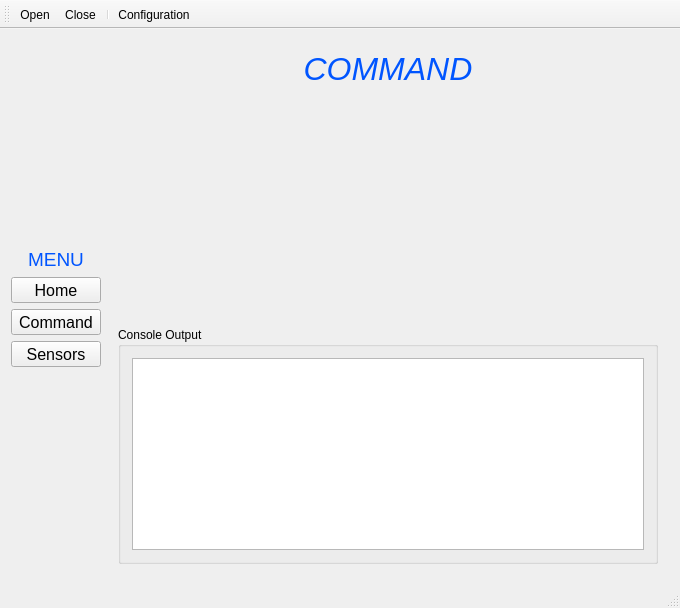
<?xml version="1.0" encoding="UTF-8"?>
<ui version="4.0">
 <class>MainWindow</class>
 <widget class="QMainWindow" name="MainWindow">
  <property name="geometry">
   <rect>
    <x>0</x>
    <y>0</y>
    <width>680</width>
    <height>608</height>
   </rect>
  </property>
  <property name="windowTitle">
   <string/>
  </property>
  <property name="windowIcon">
   <iconset resource="images.qrc">
    <normaloff>:/images/robot.jpg</normaloff>:/images/robot.jpg</iconset>
  </property>
  <widget class="QWidget" name="centralWidget">
   <layout class="QHBoxLayout" name="horizontalLayout_4">
    <item>
     <layout class="QVBoxLayout" name="verticalLayout">
      <item>
       <spacer name="verticalSpacer_4">
        <property name="orientation">
         <enum>Qt::Vertical</enum>
        </property>
        <property name="sizeHint" stdset="0">
         <size>
          <width>20</width>
          <height>10</height>
         </size>
        </property>
       </spacer>
      </item>
      <item>
       <widget class="QLabel" name="label_menu">
        <property name="font">
         <font>
          <pointsize>14</pointsize>
         </font>
        </property>
        <property name="styleSheet">
         <string notr="true">color: rgb(0, 85, 255);</string>
        </property>
        <property name="text">
         <string>MENU</string>
        </property>
        <property name="alignment">
         <set>Qt::AlignCenter</set>
        </property>
       </widget>
      </item>
      <item>
       <widget class="QToolButton" name="btn_home">
        <property name="minimumSize">
         <size>
          <width>90</width>
          <height>0</height>
         </size>
        </property>
        <property name="font">
         <font>
          <pointsize>12</pointsize>
         </font>
        </property>
        <property name="text">
         <string>Home</string>
        </property>
        <property name="icon">
         <iconset resource="images.qrc">
          <normaloff>:/images/home.png</normaloff>:/images/home.png</iconset>
        </property>
        <property name="iconSize">
         <size>
          <width>50</width>
          <height>50</height>
         </size>
        </property>
        <property name="popupMode">
         <enum>QToolButton::DelayedPopup</enum>
        </property>
        <property name="toolButtonStyle">
         <enum>Qt::ToolButtonTextUnderIcon</enum>
        </property>
       </widget>
      </item>
      <item>
       <widget class="QToolButton" name="btn_cmd">
        <property name="font">
         <font>
          <pointsize>12</pointsize>
         </font>
        </property>
        <property name="text">
         <string>Command</string>
        </property>
        <property name="icon">
         <iconset resource="images.qrc">
          <normaloff>:/images/move.png</normaloff>:/images/move.png</iconset>
        </property>
        <property name="iconSize">
         <size>
          <width>50</width>
          <height>50</height>
         </size>
        </property>
        <property name="toolButtonStyle">
         <enum>Qt::ToolButtonTextUnderIcon</enum>
        </property>
       </widget>
      </item>
      <item>
       <widget class="QToolButton" name="btn_sensor">
        <property name="minimumSize">
         <size>
          <width>90</width>
          <height>0</height>
         </size>
        </property>
        <property name="font">
         <font>
          <pointsize>12</pointsize>
         </font>
        </property>
        <property name="text">
         <string>Sensors</string>
        </property>
        <property name="icon">
         <iconset resource="images.qrc">
          <normaloff>:/images/compass.png</normaloff>:/images/compass.png</iconset>
        </property>
        <property name="iconSize">
         <size>
          <width>50</width>
          <height>50</height>
         </size>
        </property>
        <property name="toolButtonStyle">
         <enum>Qt::ToolButtonTextUnderIcon</enum>
        </property>
       </widget>
      </item>
      <item>
       <spacer name="verticalSpacer_3">
        <property name="orientation">
         <enum>Qt::Vertical</enum>
        </property>
        <property name="sizeHint" stdset="0">
         <size>
          <width>20</width>
          <height>10</height>
         </size>
        </property>
       </spacer>
      </item>
     </layout>
    </item>
    <item>
     <widget class="QStackedWidget" name="view">
      <property name="currentIndex">
       <number>1</number>
      </property>
      <widget class="QWidget" name="page_3">
       <layout class="QVBoxLayout" name="verticalLayout_4">
        <item>
         <layout class="QHBoxLayout" name="horizontalLayout_5">
          <item>
           <spacer name="horizontalSpacer_3">
            <property name="orientation">
             <enum>Qt::Horizontal</enum>
            </property>
            <property name="sizeHint" stdset="0">
             <size>
              <width>40</width>
              <height>20</height>
             </size>
            </property>
           </spacer>
          </item>
          <item>
           <widget class="QLabel" name="label_home_1">
            <property name="minimumSize">
             <size>
              <width>300</width>
              <height>0</height>
             </size>
            </property>
            <property name="maximumSize">
             <size>
              <width>16777215</width>
              <height>40</height>
             </size>
            </property>
            <property name="font">
             <font>
              <pointsize>24</pointsize>
              <italic>true</italic>
             </font>
            </property>
            <property name="styleSheet">
             <string notr="true">color: rgb(0, 85, 255);</string>
            </property>
            <property name="text">
             <string>MobileRobot - Home</string>
            </property>
            <property name="alignment">
             <set>Qt::AlignCenter</set>
            </property>
           </widget>
          </item>
          <item>
           <spacer name="horizontalSpacer_4">
            <property name="orientation">
             <enum>Qt::Horizontal</enum>
            </property>
            <property name="sizeHint" stdset="0">
             <size>
              <width>40</width>
              <height>20</height>
             </size>
            </property>
           </spacer>
          </item>
         </layout>
        </item>
        <item>
         <widget class="QLabel" name="img_home">
          <property name="maximumSize">
           <size>
            <width>16777215</width>
            <height>16777215</height>
           </size>
          </property>
          <property name="styleSheet">
           <string notr="true"/>
          </property>
          <property name="text">
           <string/>
          </property>
          <property name="pixmap">
           <pixmap resource="images.qrc">:/images/robot_ico.png</pixmap>
          </property>
          <property name="scaledContents">
           <bool>true</bool>
          </property>
          <property name="alignment">
           <set>Qt::AlignCenter</set>
          </property>
         </widget>
        </item>
        <item>
         <layout class="QHBoxLayout" name="horizontalLayout_6">
          <item>
           <spacer name="horizontalSpacer_5">
            <property name="orientation">
             <enum>Qt::Horizontal</enum>
            </property>
            <property name="sizeHint" stdset="0">
             <size>
              <width>40</width>
              <height>20</height>
             </size>
            </property>
           </spacer>
          </item>
          <item>
           <widget class="QLabel" name="label_home_2">
            <property name="maximumSize">
             <size>
              <width>16777215</width>
              <height>25</height>
             </size>
            </property>
            <property name="font">
             <font>
              <pointsize>16</pointsize>
             </font>
            </property>
            <property name="styleSheet">
             <string notr="true"/>
            </property>
            <property name="text">
             <string>v.0.1.0</string>
            </property>
            <property name="alignment">
             <set>Qt::AlignCenter</set>
            </property>
           </widget>
          </item>
         </layout>
        </item>
        <item>
         <layout class="QHBoxLayout" name="horizontalLayout_7">
          <item>
           <spacer name="horizontalSpacer_7">
            <property name="orientation">
             <enum>Qt::Horizontal</enum>
            </property>
            <property name="sizeHint" stdset="0">
             <size>
              <width>40</width>
              <height>20</height>
             </size>
            </property>
           </spacer>
          </item>
          <item>
           <widget class="QLabel" name="label_home_3">
            <property name="maximumSize">
             <size>
              <width>16777215</width>
              <height>25</height>
             </size>
            </property>
            <property name="font">
             <font>
              <pointsize>16</pointsize>
             </font>
            </property>
            <property name="styleSheet">
             <string notr="true"/>
            </property>
            <property name="text">
             <string>Developped by @mof - 2016</string>
            </property>
            <property name="alignment">
             <set>Qt::AlignCenter</set>
            </property>
           </widget>
          </item>
         </layout>
        </item>
       </layout>
      </widget>
      <widget class="QWidget" name="page">
       <layout class="QVBoxLayout" name="verticalLayout_3">
        <item>
         <layout class="QHBoxLayout" name="horizontalLayout_8">
          <item>
           <spacer name="horizontalSpacer_6">
            <property name="orientation">
             <enum>Qt::Horizontal</enum>
            </property>
            <property name="sizeHint" stdset="0">
             <size>
              <width>40</width>
              <height>20</height>
             </size>
            </property>
           </spacer>
          </item>
          <item>
           <widget class="QLabel" name="label_home_4">
            <property name="minimumSize">
             <size>
              <width>180</width>
              <height>0</height>
             </size>
            </property>
            <property name="maximumSize">
             <size>
              <width>16777215</width>
              <height>40</height>
             </size>
            </property>
            <property name="font">
             <font>
              <pointsize>24</pointsize>
              <italic>true</italic>
             </font>
            </property>
            <property name="styleSheet">
             <string notr="true">color: rgb(0, 85, 255);</string>
            </property>
            <property name="text">
             <string>COMMAND</string>
            </property>
            <property name="alignment">
             <set>Qt::AlignCenter</set>
            </property>
           </widget>
          </item>
          <item>
           <spacer name="horizontalSpacer_8">
            <property name="orientation">
             <enum>Qt::Horizontal</enum>
            </property>
            <property name="sizeHint" stdset="0">
             <size>
              <width>40</width>
              <height>20</height>
             </size>
            </property>
           </spacer>
          </item>
         </layout>
        </item>
        <item>
         <spacer name="verticalSpacer_2">
          <property name="orientation">
           <enum>Qt::Vertical</enum>
          </property>
          <property name="sizeHint" stdset="0">
           <size>
            <width>17</width>
            <height>37</height>
           </size>
          </property>
         </spacer>
        </item>
        <item>
         <layout class="QHBoxLayout" name="horizontalLayout">
          <item>
           <widget class="QLabel" name="direction_up">
            <property name="maximumSize">
             <size>
              <width>100</width>
              <height>100</height>
             </size>
            </property>
            <property name="styleSheet">
             <string notr="true"/>
            </property>
            <property name="text">
             <string/>
            </property>
            <property name="pixmap">
             <pixmap resource="images.qrc">:/images/up.png</pixmap>
            </property>
            <property name="scaledContents">
             <bool>true</bool>
            </property>
            <property name="alignment">
             <set>Qt::AlignCenter</set>
            </property>
           </widget>
          </item>
         </layout>
        </item>
        <item>
         <layout class="QHBoxLayout" name="horizontalLayout_3">
          <item>
           <spacer name="horizontalSpacer">
            <property name="orientation">
             <enum>Qt::Horizontal</enum>
            </property>
            <property name="sizeHint" stdset="0">
             <size>
              <width>40</width>
              <height>20</height>
             </size>
            </property>
           </spacer>
          </item>
          <item>
           <widget class="QLabel" name="direction_left">
            <property name="maximumSize">
             <size>
              <width>100</width>
              <height>100</height>
             </size>
            </property>
            <property name="text">
             <string/>
            </property>
            <property name="pixmap">
             <pixmap resource="images.qrc">:/images/left.png</pixmap>
            </property>
            <property name="scaledContents">
             <bool>true</bool>
            </property>
           </widget>
          </item>
          <item>
           <widget class="QLabel" name="img_car">
            <property name="text">
             <string/>
            </property>
            <property name="pixmap">
             <pixmap resource="images.qrc">:/images/car.png</pixmap>
            </property>
            <property name="alignment">
             <set>Qt::AlignCenter</set>
            </property>
           </widget>
          </item>
          <item>
           <widget class="QLabel" name="direction_right">
            <property name="maximumSize">
             <size>
              <width>100</width>
              <height>100</height>
             </size>
            </property>
            <property name="text">
             <string/>
            </property>
            <property name="pixmap">
             <pixmap resource="images.qrc">:/images/right.png</pixmap>
            </property>
            <property name="scaledContents">
             <bool>true</bool>
            </property>
           </widget>
          </item>
          <item>
           <spacer name="horizontalSpacer_2">
            <property name="orientation">
             <enum>Qt::Horizontal</enum>
            </property>
            <property name="sizeHint" stdset="0">
             <size>
              <width>40</width>
              <height>20</height>
             </size>
            </property>
           </spacer>
          </item>
         </layout>
        </item>
        <item>
         <layout class="QHBoxLayout" name="horizontalLayout_2">
          <item>
           <widget class="QLabel" name="direction_down">
            <property name="maximumSize">
             <size>
              <width>100</width>
              <height>100</height>
             </size>
            </property>
            <property name="layoutDirection">
             <enum>Qt::LeftToRight</enum>
            </property>
            <property name="text">
             <string/>
            </property>
            <property name="pixmap">
             <pixmap resource="images.qrc">:/images/down.png</pixmap>
            </property>
            <property name="scaledContents">
             <bool>true</bool>
            </property>
            <property name="alignment">
             <set>Qt::AlignCenter</set>
            </property>
           </widget>
          </item>
         </layout>
        </item>
        <item>
         <spacer name="verticalSpacer">
          <property name="orientation">
           <enum>Qt::Vertical</enum>
          </property>
          <property name="sizeHint" stdset="0">
           <size>
            <width>17</width>
            <height>37</height>
           </size>
          </property>
         </spacer>
        </item>
        <item>
         <widget class="QGroupBox" name="groupBox">
          <property name="title">
           <string>Console Output</string>
          </property>
          <layout class="QVBoxLayout" name="verticalLayout_2">
           <item>
            <widget class="QTextEdit" name="console">
             <property name="maximumSize">
              <size>
               <width>16777215</width>
               <height>200</height>
              </size>
             </property>
             <property name="focusPolicy">
              <enum>Qt::NoFocus</enum>
             </property>
             <property name="readOnly">
              <bool>true</bool>
             </property>
            </widget>
           </item>
          </layout>
         </widget>
        </item>
       </layout>
      </widget>
      <widget class="QWidget" name="page_2">
       <layout class="QVBoxLayout" name="verticalLayout_8">
        <item>
         <layout class="QHBoxLayout" name="horizontalLayout_9" stretch="0,0,0">
          <property name="sizeConstraint">
           <enum>QLayout::SetDefaultConstraint</enum>
          </property>
          <item>
           <spacer name="horizontalSpacer_9">
            <property name="orientation">
             <enum>Qt::Horizontal</enum>
            </property>
            <property name="sizeType">
             <enum>QSizePolicy::Expanding</enum>
            </property>
            <property name="sizeHint" stdset="0">
             <size>
              <width>40</width>
              <height>20</height>
             </size>
            </property>
           </spacer>
          </item>
          <item>
           <widget class="QLabel" name="label_home_5">
            <property name="minimumSize">
             <size>
              <width>180</width>
              <height>0</height>
             </size>
            </property>
            <property name="maximumSize">
             <size>
              <width>16777215</width>
              <height>40</height>
             </size>
            </property>
            <property name="font">
             <font>
              <pointsize>24</pointsize>
              <italic>true</italic>
             </font>
            </property>
            <property name="styleSheet">
             <string notr="true">color: rgb(0, 85, 255);</string>
            </property>
            <property name="text">
             <string>Sensors</string>
            </property>
            <property name="alignment">
             <set>Qt::AlignCenter</set>
            </property>
           </widget>
          </item>
          <item>
           <spacer name="horizontalSpacer_10">
            <property name="orientation">
             <enum>Qt::Horizontal</enum>
            </property>
            <property name="sizeType">
             <enum>QSizePolicy::Expanding</enum>
            </property>
            <property name="sizeHint" stdset="0">
             <size>
              <width>40</width>
              <height>20</height>
             </size>
            </property>
           </spacer>
          </item>
         </layout>
        </item>
        <item>
         <layout class="QHBoxLayout" name="horizontalLayout_10">
          <item>
           <layout class="QVBoxLayout" name="verticalLayout_5">
            <item>
             <widget class="QCustomPlot" name="plotAccelerometer" native="true">
              <property name="minimumSize">
               <size>
                <width>0</width>
                <height>200</height>
               </size>
              </property>
             </widget>
            </item>
            <item>
             <widget class="QLabel" name="label_2">
              <property name="maximumSize">
               <size>
                <width>16777215</width>
                <height>20</height>
               </size>
              </property>
              <property name="text">
               <string>Accelerometer</string>
              </property>
              <property name="alignment">
               <set>Qt::AlignCenter</set>
              </property>
             </widget>
            </item>
           </layout>
          </item>
          <item>
           <layout class="QVBoxLayout" name="verticalLayout_6">
            <item>
             <widget class="QCustomPlot" name="plotUltrason" native="true">
              <property name="minimumSize">
               <size>
                <width>100</width>
                <height>200</height>
               </size>
              </property>
             </widget>
            </item>
            <item>
             <widget class="QLabel" name="label_3">
              <property name="maximumSize">
               <size>
                <width>16777215</width>
                <height>20</height>
               </size>
              </property>
              <property name="text">
               <string>Ultrason</string>
              </property>
              <property name="alignment">
               <set>Qt::AlignCenter</set>
              </property>
             </widget>
            </item>
           </layout>
          </item>
         </layout>
        </item>
        <item>
         <layout class="QHBoxLayout" name="horizontalLayout_11">
          <item>
           <spacer name="horizontalSpacer_11">
            <property name="orientation">
             <enum>Qt::Horizontal</enum>
            </property>
            <property name="sizeHint" stdset="0">
             <size>
              <width>40</width>
              <height>20</height>
             </size>
            </property>
           </spacer>
          </item>
          <item>
           <layout class="QVBoxLayout" name="verticalLayout_7">
            <item>
             <widget class="QCustomPlot" name="plotCompass" native="true">
              <property name="minimumSize">
               <size>
                <width>300</width>
                <height>200</height>
               </size>
              </property>
             </widget>
            </item>
            <item>
             <widget class="QLabel" name="label_4">
              <property name="maximumSize">
               <size>
                <width>16777215</width>
                <height>20</height>
               </size>
              </property>
              <property name="text">
               <string>Compass</string>
              </property>
              <property name="alignment">
               <set>Qt::AlignCenter</set>
              </property>
             </widget>
            </item>
           </layout>
          </item>
          <item>
           <spacer name="horizontalSpacer_12">
            <property name="orientation">
             <enum>Qt::Horizontal</enum>
            </property>
            <property name="sizeHint" stdset="0">
             <size>
              <width>40</width>
              <height>20</height>
             </size>
            </property>
           </spacer>
          </item>
         </layout>
        </item>
       </layout>
      </widget>
     </widget>
    </item>
   </layout>
  </widget>
  <widget class="QStatusBar" name="statusBar"/>
  <widget class="QToolBar" name="toolBar">
   <property name="windowTitle">
    <string>toolBar</string>
   </property>
   <attribute name="toolBarArea">
    <enum>TopToolBarArea</enum>
   </attribute>
   <attribute name="toolBarBreak">
    <bool>false</bool>
   </attribute>
   <addaction name="actionOpen"/>
   <addaction name="actionClose"/>
   <addaction name="separator"/>
   <addaction name="actionConfiguration"/>
  </widget>
  <action name="actionClose">
   <property name="icon">
    <iconset resource="images.qrc">
     <normaloff>:/images/disconnect.png</normaloff>:/images/disconnect.png</iconset>
   </property>
   <property name="text">
    <string>Close</string>
   </property>
  </action>
  <action name="actionOpen">
   <property name="icon">
    <iconset resource="images.qrc">
     <normaloff>:/images/connect.png</normaloff>:/images/connect.png</iconset>
   </property>
   <property name="text">
    <string>Open</string>
   </property>
  </action>
  <action name="actionConfiguration">
   <property name="icon">
    <iconset resource="images.qrc">
     <normaloff>:/images/settings.png</normaloff>:/images/settings.png</iconset>
   </property>
   <property name="text">
    <string>Configuration</string>
   </property>
  </action>
 </widget>
 <layoutdefault spacing="6" margin="11"/>
 <customwidgets>
  <customwidget>
   <class>QCustomPlot</class>
   <extends>QWidget</extends>
   <header>qcustomplot.h</header>
   <container>1</container>
  </customwidget>
 </customwidgets>
 <resources>
  <include location="images.qrc"/>
 </resources>
 <connections/>
</ui>
